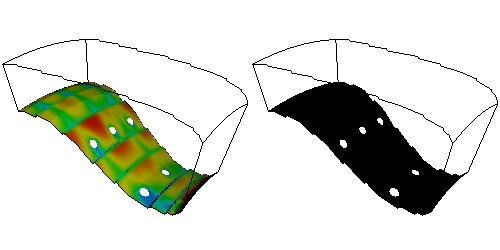

This figure's Python source:
#!/usr/bin/env python

# Demonstrate structured grid blanking using an image and scalar values
# on PLOT3D combustor data, displayed side by side.

import os

# Factory overrides
import vtkmodules.vtkInteractionStyle  # noqa: F401
import vtkmodules.vtkRenderingOpenGL2  # noqa: F401

from vtkmodules.vtkCommonColor import vtkNamedColors
from vtkmodules.vtkCommonDataModel import (
    vtkDataSetAttributes,
    vtkImageData,
    vtkStructuredGrid,
)
from vtkmodules.vtkFiltersCore import vtkStructuredGridOutlineFilter
from vtkmodules.vtkFiltersExtraction import vtkExtractGrid
from vtkmodules.vtkFiltersGeneral import (
    vtkBlankStructuredGrid,
    vtkBlankStructuredGridWithImage,
)
from vtkmodules.vtkFiltersGeometry import vtkStructuredGridGeometryFilter
from vtkmodules.vtkIOParallel import vtkMultiBlockPLOT3DReader
from vtkmodules.vtkRenderingCore import (
    vtkActor,
    vtkPolyDataMapper,
    vtkRenderWindow,
    vtkRenderWindowInteractor,
    vtkRenderer,
)

# Data directory
data_dir = os.environ.get("VPE_DATA_DIR", os.path.dirname(os.path.abspath(__file__)))

colors = vtkNamedColors()

# Read PLOT3D combustor data
pl3d = vtkMultiBlockPLOT3DReader()
pl3d.SetXYZFileName(os.path.join(data_dir, "combxyz.bin"))
pl3d.SetQFileName(os.path.join(data_dir, "combq.bin"))
pl3d.SetScalarFunctionNumber(100)
pl3d.SetVectorFunctionNumber(202)
pl3d.Update()

output = pl3d.GetOutput().GetBlock(0)

# Extract a single plane from the grid
plane = vtkExtractGrid()
plane.SetInputData(output)
plane.SetVOI(0, 57, 0, 33, 0, 0)
plane.Update()

# Create blanking image data
VTK_UNSIGNED_CHAR = 3
blank_image = vtkImageData()
blank_image.SetDimensions(57, 33, 1)
blank_image.AllocateScalars(VTK_UNSIGNED_CHAR, 1)
blank_image.GetPointData().GetScalars().SetName("blankScalars")

blanking = blank_image.GetPointData().GetScalars()
num_blanks = 57 * 33
for i in range(num_blanks):
    blanking.SetComponent(i, 0, vtkDataSetAttributes.HIDDENPOINT)

# Manually blank out areas corresponding to dilution holes
blanking.SetComponent(318, 0, 0)
blanking.SetComponent(945, 0, 0)
blanking.SetComponent(1572, 0, 0)
blanking.SetComponent(641, 0, 0)
blanking.SetComponent(1553, 0, 0)

# Technique 1: blank using image
blank_it = vtkBlankStructuredGridWithImage()
blank_it.SetInputConnection(plane.GetOutputPort())
blank_it.SetBlankingInputData(blank_image)

blanked_plane = vtkStructuredGridGeometryFilter()
blanked_plane.SetInputConnection(blank_it.GetOutputPort())
blanked_plane.SetExtent(0, 100, 0, 100, 0, 0)

plane_mapper = vtkPolyDataMapper()
plane_mapper.SetInputConnection(blanked_plane.GetOutputPort())
plane_mapper.SetScalarRange(0.197813, 0.710419)

plane_actor = vtkActor()
plane_actor.SetMapper(plane_mapper)

# Technique 2: blank using grid scalar values
another_grid = vtkStructuredGrid()
another_grid.CopyStructure(plane.GetOutput())
another_grid.GetPointData().SetScalars(blank_image.GetPointData().GetScalars())

blank_grid = vtkBlankStructuredGrid()
blank_grid.SetInputData(another_grid)
blank_grid.SetArrayName("blankScalars")
blank_grid.SetMinBlankingValue(-0.5)
blank_grid.SetMaxBlankingValue(0.5)

blanked_plane_2 = vtkStructuredGridGeometryFilter()
blanked_plane_2.SetInputConnection(blank_grid.GetOutputPort())
blanked_plane_2.SetExtent(0, 100, 0, 100, 0, 0)

plane_mapper_2 = vtkPolyDataMapper()
plane_mapper_2.SetInputConnection(blanked_plane_2.GetOutputPort())
plane_mapper_2.SetScalarRange(0.197813, 0.710419)

plane_actor_2 = vtkActor()
plane_actor_2.SetMapper(plane_mapper_2)

# Outline
outline = vtkStructuredGridOutlineFilter()
outline.SetInputData(output)

outline_mapper = vtkPolyDataMapper()
outline_mapper.SetInputConnection(outline.GetOutputPort())

outline_actor = vtkActor()
outline_actor.SetMapper(outline_mapper)
rgb = [0.0, 0.0, 0.0]
colors.GetColorRGB("black", rgb)
outline_actor.GetProperty().SetColor(rgb)

outline_mapper_2 = vtkPolyDataMapper()
outline_mapper_2.SetInputConnection(outline.GetOutputPort())

outline_actor_2 = vtkActor()
outline_actor_2.SetMapper(outline_mapper_2)
outline_actor_2.GetProperty().SetColor(rgb)

# Two renderers side by side
renderer_0 = vtkRenderer()
renderer_0.SetViewport(0, 0, 0.5, 1)
renderer_1 = vtkRenderer()
renderer_1.SetViewport(0.5, 0, 1, 1)

renderer_0.AddActor(outline_actor)
renderer_0.AddActor(plane_actor)
renderer_0.SetBackground(1, 1, 1)

renderer_1.AddActor(outline_actor_2)
renderer_1.AddActor(plane_actor_2)
renderer_1.SetBackground(1, 1, 1)

# Window
render_window = vtkRenderWindow()
render_window.AddRenderer(renderer_0)
render_window.AddRenderer(renderer_1)
render_window.SetSize(500, 250)
render_window.SetWindowName("blank grid")

# Interactor
interactor = vtkRenderWindowInteractor()
interactor.SetRenderWindow(render_window)

# Scene
cam = renderer_0.GetActiveCamera()
cam.SetClippingRange(3.95297, 50)
cam.SetFocalPoint(8.88908, 0.595038, 29.3342)
cam.SetPosition(-12.3332, 31.7479, 41.2387)
cam.SetViewUp(0.060772, -0.319905, 0.945498)
renderer_1.SetActiveCamera(renderer_0.GetActiveCamera())

interactor.Initialize()
interactor.Start()
